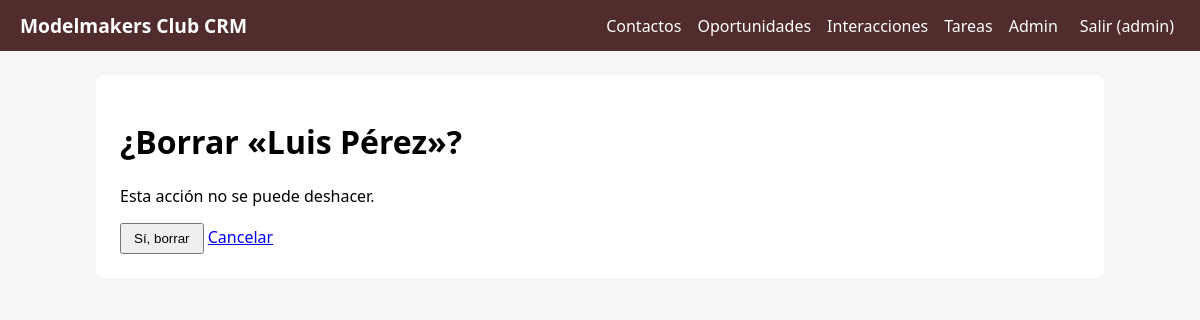
/contactos/2/borrar/ (signed in), run on an earlier commit of the app's database.
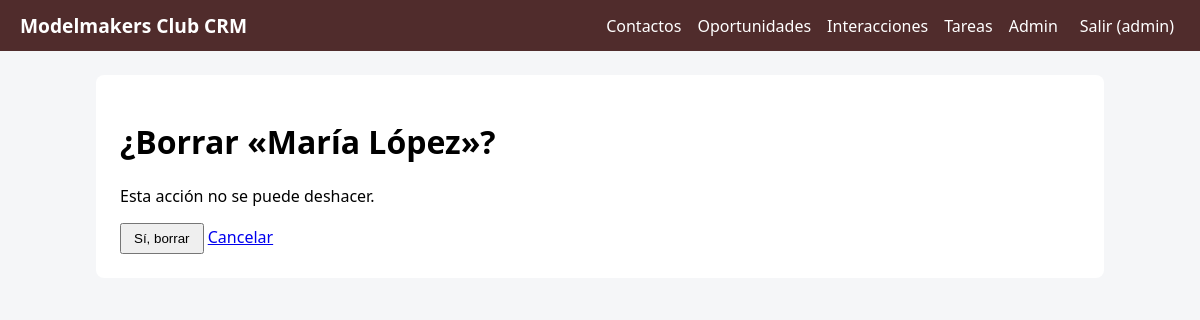
And on a later commit of the database.
### contactos/models.py (models this page shows)
class Contacto(models.Model):
    TIPOS = [
        ('socio', 'Socio'),
        ('jugador', 'Jugador Habitual'),
        ('modelista','Pintor / Modelista'),
        ('proveedor', 'Proveedor / Marca'),
        ('cliente', 'Cliente casual'),
        ('mesa', "Mesa de juego"),
        ('otro','Otro')
    ]
    nombre = models.CharField(max_length=120)                        # Texto corto. max_length es OBLIGATORIO
    tipo = models.CharField(max_length=20, choices=TIPOS, default='cliente')  # choices -> desplegable en formularios
    email = models.EmailField(blank=True)                            # blank=True -> se puede dejar vacío
    telefono = models.CharField(max_length=30, blank=True)           # Teléfono como texto (admite +34, espacios)
    notas = models.TextField(blank=True, max_length=500)             # Texto largo
    creado = models.DateTimeField(auto_now_add=True)                 # auto_now_add -> fecha de creación automática
    cuota_mensual = models.BooleanField(default=False, verbose_name="Cuota mensual", help_text="Marca si el socio ha pagado la mensualidad de la asociación")  # Booleano con etiqueta y ayuda
    sistema_preferido = models.CharField(max_length=100, blank=True, verbose_name="Sistema de juego preferido", help_text="P.ej. Warhammer 40k, Age of Sigmar, Star Wars X-Wing, etc.")  # Campo adicional para el sistema de juego preferido
    class Meta:
        ordering = ['nombre']              # Orden por defecto. '-campo' = descendente
    def __str__(self):
        return self.nombre                 # Cómo se muestra el objeto en admin, desplegables, títulos

### contactos/views.py (the view)
# urls.py: path('<int:pk>/borrar/', views.borrar, name='borrar'),
@login_required
def borrar(request, pk):
    objeto = get_object_or_404(Contacto, pk=pk)
    if request.method == 'POST':
        objeto.delete()
        messages.success(request, 'Eliminado')
        return redirect('contactos:index')
    return render(request, 'core/confirmar_borrado.html', {'objeto': objeto, 'volver': 'contactos:index'})

### core/context_processors.py (called while the page is built)
def crm(request):
    return {
        'NOMBRE_CRM': settings.NOMBRE_CRM,
        'COLOR': settings.COLOR_PRINCIPAL,
        'modulos': [{'nombre': m.capitalize(), 'url': f'{m}:index'} for m in settings.MODULOS_CRM],
    }

### core/templates/core/confirmar_borrado.html
{% extends 'core/base.html' %}
{% block content %}
<h1>¿Borrar «{{ objeto }}»?</h1>
<p>Esta acción no se puede deshacer.</p>
<form method="post">{% csrf_token %}<button type="submit">Sí, borrar</button> <a href="{% url volver %}">Cancelar</a></form>
{% endblock %}

What changed in the data, as far as the page shows it:
changed Contacto: nombre "Luis Pérez" → "María López"
